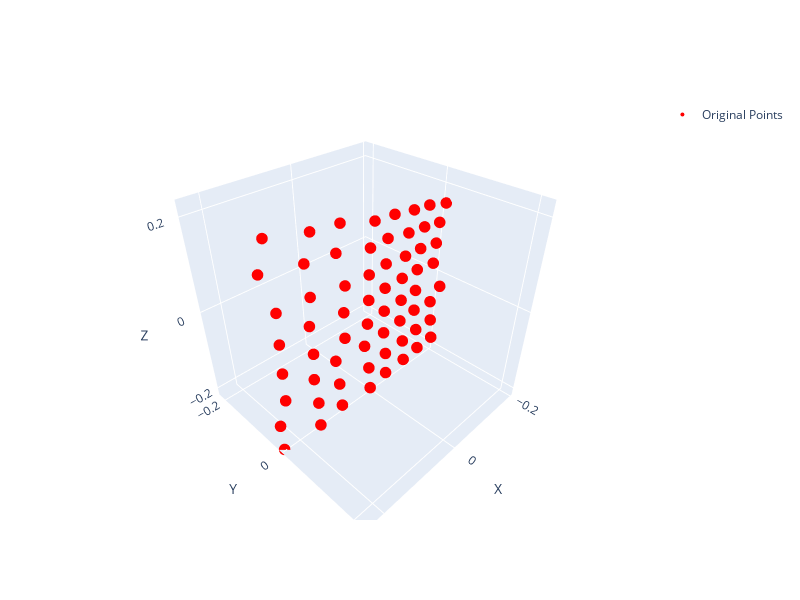

The notebook cell this image was saved under:
### Code cell
plot_points(transformed_points_flattened)
